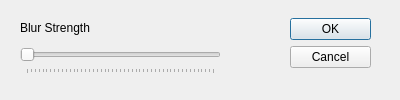
<?xml version="1.0" encoding="UTF-8"?>
<ui version="4.0">
 <class>BlurDialog</class>
 <widget class="QDialog" name="BlurDialog">
  <property name="geometry">
   <rect>
    <x>0</x>
    <y>0</y>
    <width>400</width>
    <height>100</height>
   </rect>
  </property>
  <property name="windowTitle">
   <string>Dialog</string>
  </property>
  <widget class="QDialogButtonBox" name="buttonBox">
   <property name="geometry">
    <rect>
     <x>290</x>
     <y>18</y>
     <width>81</width>
     <height>241</height>
    </rect>
   </property>
   <property name="orientation">
    <enum>Qt::Vertical</enum>
   </property>
   <property name="standardButtons">
    <set>QDialogButtonBox::Cancel|QDialogButtonBox::Ok</set>
   </property>
  </widget>
  <widget class="QSlider" name="horizontalSlider">
   <property name="geometry">
    <rect>
     <x>20</x>
     <y>43</y>
     <width>201</width>
     <height>31</height>
    </rect>
   </property>
   <property name="minimum">
    <number>2</number>
   </property>
   <property name="maximum">
    <number>50</number>
   </property>
   <property name="orientation">
    <enum>Qt::Horizontal</enum>
   </property>
   <property name="invertedAppearance">
    <bool>false</bool>
   </property>
   <property name="invertedControls">
    <bool>false</bool>
   </property>
   <property name="tickPosition">
    <enum>QSlider::TicksBelow</enum>
   </property>
   <property name="tickInterval">
    <number>1</number>
   </property>
  </widget>
  <widget class="QLabel" name="label">
   <property name="geometry">
    <rect>
     <x>20</x>
     <y>20</y>
     <width>121</width>
     <height>16</height>
    </rect>
   </property>
   <property name="text">
    <string>Blur Strength</string>
   </property>
  </widget>
  <widget class="QLabel" name="valueLabel">
   <property name="geometry">
    <rect>
     <x>100</x>
     <y>70</y>
     <width>51</width>
     <height>16</height>
    </rect>
   </property>
   <property name="text">
    <string/>
   </property>
  </widget>
 </widget>
 <resources/>
 <connections>
  <connection>
   <sender>buttonBox</sender>
   <signal>accepted()</signal>
   <receiver>BlurDialog</receiver>
   <slot>accept()</slot>
   <hints>
    <hint type="sourcelabel">
     <x>248</x>
     <y>254</y>
    </hint>
    <hint type="destinationlabel">
     <x>157</x>
     <y>274</y>
    </hint>
   </hints>
  </connection>
  <connection>
   <sender>buttonBox</sender>
   <signal>rejected()</signal>
   <receiver>BlurDialog</receiver>
   <slot>reject()</slot>
   <hints>
    <hint type="sourcelabel">
     <x>316</x>
     <y>260</y>
    </hint>
    <hint type="destinationlabel">
     <x>286</x>
     <y>274</y>
    </hint>
   </hints>
  </connection>
 </connections>
</ui>
